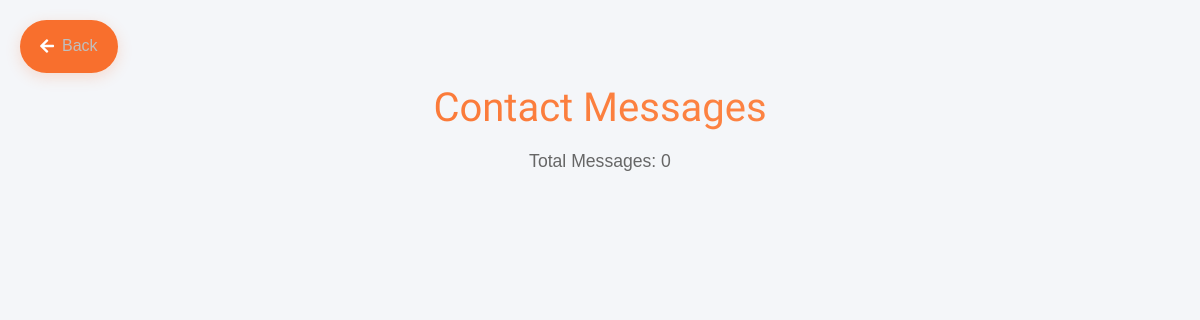
The app's page /data/messages/, older data.
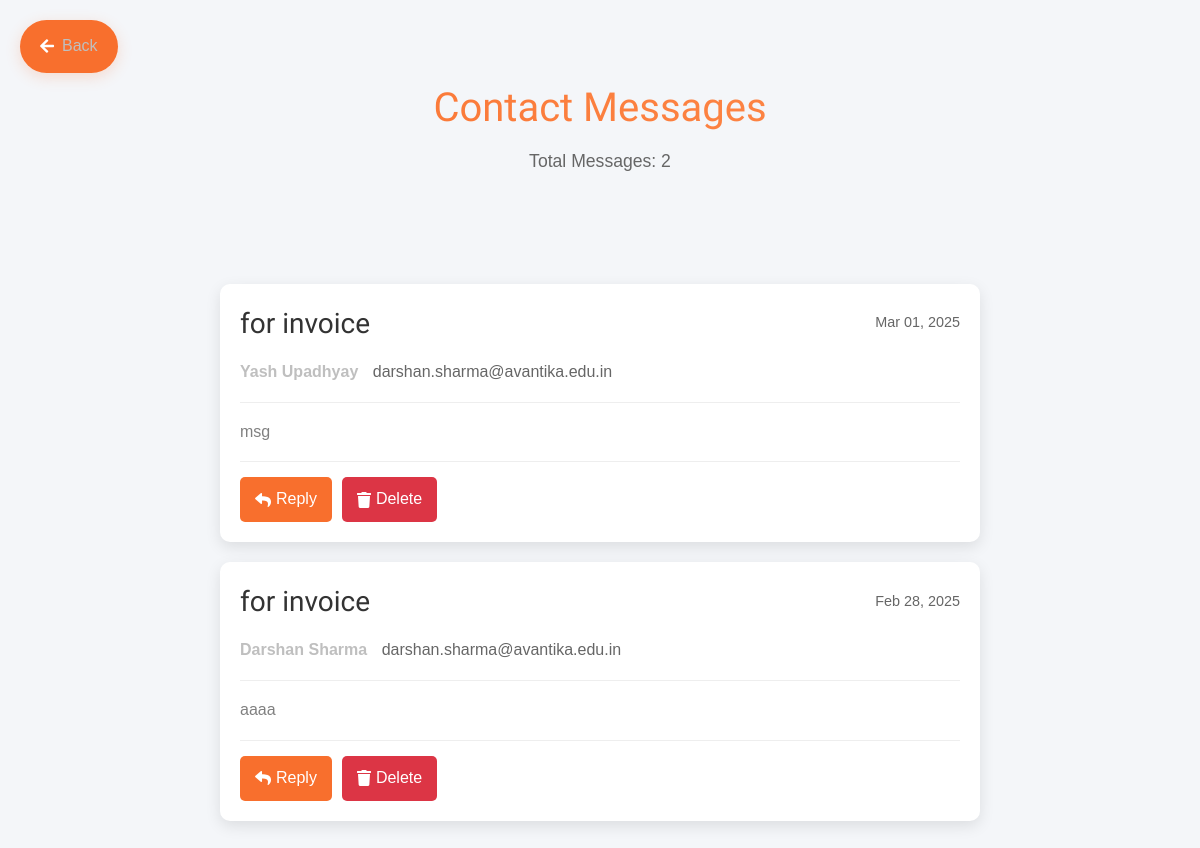
The same page, newer data.
### Core_Application/models.py (models this page shows, shortened)
class Contact(models.Model):
    name = models.CharField(max_length=100)
    email = models.EmailField()
    subject = models.CharField(max_length=200)
    message = models.TextField()
    created_at = models.DateTimeField(auto_now_add=True)
    class Meta:
        ordering = ['-created_at']

### Core_Application/views.py (the view)
# urls.py: path('data/messages/', views.message_data, name='message_data'),
def message_data(request):
    messages = Contact.objects.all().order_by('-created_at')
    return render(request, 'Core_Application/message_data.html', {'messages': messages})

### Core_Application/templates/Core_Application/message_data.html (shortened to what this page needs)
{% load static %}
<!DOCTYPE html>
<html lang="en">
<head>
    <link rel="stylesheet" href="https://cdnjs.cloudflare.com/ajax/libs/font-awesome/5.15.4/css/all.min.css">
    <link rel="stylesheet" href="{% static 'css/style.css' %}">
</head>
<body class="dashboard-body">
    <div class="back-button-container">
        <a href="{% url 'data' %}" class="back-button">
            <i class="fas fa-arrow-left"></i>
            <span>Back</span>
        </a>
    </div>
    <div class="dashboard-header">
        <h1>Contact Messages</h1>
        <p class="total-count">Total Messages: {{ messages|length }}</p>
    </div>
    <div class="messages-container">
        {% for message in messages %}
        <div class="message-card">
            <div class="message-header">
                <h3>{{ message.subject }}</h3>
                <span class="date">{{ message.created_at|date:"M d, Y" }}</span>
            </div>
            <div class="sender-info">
                <span class="name">{{ message.name }}</span>
                <span class="email">{{ message.email }}</span>
            </div>
            <div class="message-content">
                {{ message.message }}
            </div>
            <div class="message-actions">
                <button class="reply-btn">
                    <i class="fas fa-reply"></i> Reply
                </button>
                <button class="delete-btn">
                    <i class="fas fa-trash"></i> Delete
                </button>
            </div>
        </div>
        {% endfor %}
    </div>
</body>
</html>

Row changes from the older to the newer data that the page shows:
added Contact: subject "for invoice", created_at "Mar 01, 2025", name "Yash Upadhyay", email "darshan.sharma@avantika.edu.in", message "msg"
added Contact: subject "for invoice", created_at "Feb 28, 2025", name "Darshan Sharma", email "darshan.sharma@avantika.edu.in", message "aaaa"
Text that changed along with them:
{{ messages|length }}: "0" → "2"
